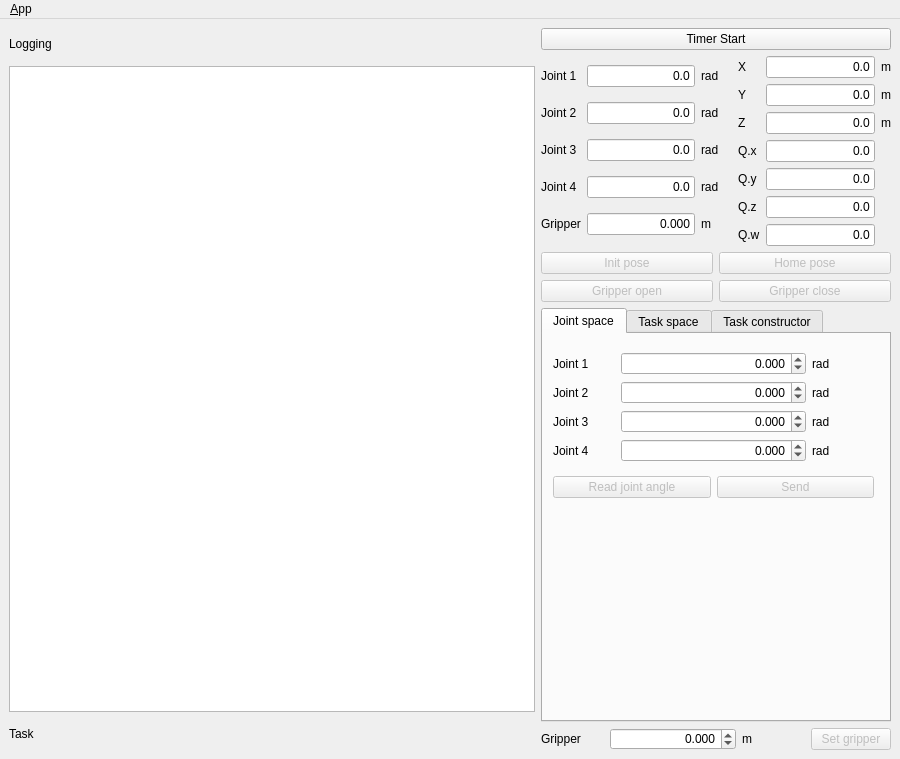
<?xml version="1.0" encoding="UTF-8"?>
<ui version="4.0">
 <class>MainWindowDesign</class>
 <widget class="QMainWindow" name="MainWindowDesign">
  <property name="enabled">
   <bool>true</bool>
  </property>
  <property name="geometry">
   <rect>
    <x>0</x>
    <y>0</y>
    <width>900</width>
    <height>759</height>
   </rect>
  </property>
  <property name="sizePolicy">
   <sizepolicy hsizetype="Preferred" vsizetype="Preferred">
    <horstretch>0</horstretch>
    <verstretch>0</verstretch>
   </sizepolicy>
  </property>
  <property name="minimumSize">
   <size>
    <width>793</width>
    <height>550</height>
   </size>
  </property>
  <property name="maximumSize">
   <size>
    <width>900</width>
    <height>800</height>
   </size>
  </property>
  <property name="windowTitle">
   <string>OpenManipulator control GUI</string>
  </property>
  <property name="windowIcon">
   <iconset>
    <normaloff>:/images/icon.png</normaloff>:/images/icon.png</iconset>
  </property>
  <property name="locale">
   <locale language="English" country="Australia"/>
  </property>
  <widget class="QWidget" name="centralwidget">
   <layout class="QGridLayout" name="gridLayout">
    <item row="0" column="0">
     <layout class="QHBoxLayout" name="horizontalLayout_24" stretch="3,2">
      <item>
       <layout class="QVBoxLayout" name="verticalLayout_11" stretch="1,20,1,25">
        <item>
         <widget class="QLabel" name="label_18">
          <property name="text">
           <string>Logging</string>
          </property>
         </widget>
        </item>
        <item>
         <widget class="QPlainTextEdit" name="plainTextEdit_log">
          <property name="readOnly">
           <bool>true</bool>
          </property>
         </widget>
        </item>
        <item>
         <widget class="QLabel" name="label_75">
          <property name="text">
           <string>Task</string>
          </property>
         </widget>
        </item>
        <item>
         <layout class="QVBoxLayout" name="verticalLayout_19"/>
        </item>
       </layout>
      </item>
      <item>
       <layout class="QVBoxLayout" name="verticalLayout_9" stretch="0,0,0,0,0,0">
        <item>
         <widget class="QPushButton" name="btn_timer_start">
          <property name="text">
           <string>Timer Start</string>
          </property>
         </widget>
        </item>
        <item>
         <layout class="QHBoxLayout" name="horizontalLayout_22"/>
        </item>
        <item>
         <layout class="QHBoxLayout" name="horizontalLayout">
          <item>
           <layout class="QGridLayout" name="gridLayout_3">
            <item row="1" column="0">
             <widget class="QLabel" name="label_5">
              <property name="text">
               <string>Joint 2</string>
              </property>
             </widget>
            </item>
            <item row="4" column="0">
             <widget class="QLabel" name="label_38">
              <property name="text">
               <string>Gripper</string>
              </property>
             </widget>
            </item>
            <item row="1" column="1">
             <widget class="QLineEdit" name="txt_j2">
              <property name="enabled">
               <bool>true</bool>
              </property>
              <property name="layoutDirection">
               <enum>Qt::LeftToRight</enum>
              </property>
              <property name="text">
               <string>0.0</string>
              </property>
              <property name="alignment">
               <set>Qt::AlignRight|Qt::AlignTrailing|Qt::AlignVCenter</set>
              </property>
              <property name="readOnly">
               <bool>true</bool>
              </property>
             </widget>
            </item>
            <item row="1" column="2">
             <widget class="QLabel" name="label_12">
              <property name="text">
               <string>rad</string>
              </property>
             </widget>
            </item>
            <item row="3" column="0">
             <widget class="QLabel" name="label_7">
              <property name="text">
               <string>Joint 4</string>
              </property>
             </widget>
            </item>
            <item row="2" column="2">
             <widget class="QLabel" name="label_13">
              <property name="text">
               <string>rad</string>
              </property>
             </widget>
            </item>
            <item row="3" column="2">
             <widget class="QLabel" name="label_14">
              <property name="text">
               <string>rad</string>
              </property>
             </widget>
            </item>
            <item row="3" column="1">
             <widget class="QLineEdit" name="txt_j4">
              <property name="enabled">
               <bool>true</bool>
              </property>
              <property name="layoutDirection">
               <enum>Qt::LeftToRight</enum>
              </property>
              <property name="text">
               <string>0.0</string>
              </property>
              <property name="alignment">
               <set>Qt::AlignRight|Qt::AlignTrailing|Qt::AlignVCenter</set>
              </property>
              <property name="readOnly">
               <bool>true</bool>
              </property>
             </widget>
            </item>
            <item row="4" column="2">
             <widget class="QLabel" name="label_39">
              <property name="text">
               <string>m</string>
              </property>
             </widget>
            </item>
            <item row="0" column="0">
             <widget class="QLabel" name="label_4">
              <property name="text">
               <string>Joint 1</string>
              </property>
             </widget>
            </item>
            <item row="0" column="1">
             <widget class="QLineEdit" name="txt_j1">
              <property name="enabled">
               <bool>true</bool>
              </property>
              <property name="layoutDirection">
               <enum>Qt::LeftToRight</enum>
              </property>
              <property name="text">
               <string>0.0</string>
              </property>
              <property name="alignment">
               <set>Qt::AlignRight|Qt::AlignTrailing|Qt::AlignVCenter</set>
              </property>
              <property name="readOnly">
               <bool>true</bool>
              </property>
             </widget>
            </item>
            <item row="2" column="1">
             <widget class="QLineEdit" name="txt_j3">
              <property name="enabled">
               <bool>true</bool>
              </property>
              <property name="layoutDirection">
               <enum>Qt::LeftToRight</enum>
              </property>
              <property name="text">
               <string>0.0</string>
              </property>
              <property name="alignment">
               <set>Qt::AlignRight|Qt::AlignTrailing|Qt::AlignVCenter</set>
              </property>
              <property name="readOnly">
               <bool>true</bool>
              </property>
             </widget>
            </item>
            <item row="4" column="1">
             <widget class="QLineEdit" name="txt_grip">
              <property name="enabled">
               <bool>true</bool>
              </property>
              <property name="layoutDirection">
               <enum>Qt::LeftToRight</enum>
              </property>
              <property name="text">
               <string>0.000</string>
              </property>
              <property name="alignment">
               <set>Qt::AlignRight|Qt::AlignTrailing|Qt::AlignVCenter</set>
              </property>
              <property name="readOnly">
               <bool>true</bool>
              </property>
             </widget>
            </item>
            <item row="2" column="0">
             <widget class="QLabel" name="label_6">
              <property name="text">
               <string>Joint 3</string>
              </property>
             </widget>
            </item>
            <item row="0" column="2">
             <widget class="QLabel" name="label_11">
              <property name="text">
               <string>rad</string>
              </property>
             </widget>
            </item>
           </layout>
          </item>
          <item>
           <widget class="QLabel" name="label_2">
            <property name="text">
             <string/>
            </property>
           </widget>
          </item>
          <item>
           <layout class="QGridLayout" name="gridLayout_4">
            <item row="1" column="1">
             <widget class="QLineEdit" name="txt_y">
              <property name="enabled">
               <bool>true</bool>
              </property>
              <property name="layoutDirection">
               <enum>Qt::LeftToRight</enum>
              </property>
              <property name="text">
               <string>0.0</string>
              </property>
              <property name="alignment">
               <set>Qt::AlignRight|Qt::AlignTrailing|Qt::AlignVCenter</set>
              </property>
              <property name="readOnly">
               <bool>true</bool>
              </property>
             </widget>
            </item>
            <item row="3" column="1">
             <widget class="QLineEdit" name="txt_q_x">
              <property name="enabled">
               <bool>true</bool>
              </property>
              <property name="layoutDirection">
               <enum>Qt::LeftToRight</enum>
              </property>
              <property name="text">
               <string>0.0</string>
              </property>
              <property name="alignment">
               <set>Qt::AlignRight|Qt::AlignTrailing|Qt::AlignVCenter</set>
              </property>
              <property name="readOnly">
               <bool>true</bool>
              </property>
             </widget>
            </item>
            <item row="3" column="0">
             <widget class="QLabel" name="label_49">
              <property name="text">
               <string>Q.x</string>
              </property>
             </widget>
            </item>
            <item row="0" column="0">
             <widget class="QLabel" name="label_10">
              <property name="text">
               <string>X</string>
              </property>
             </widget>
            </item>
            <item row="2" column="0">
             <widget class="QLabel" name="label_8">
              <property name="text">
               <string>Z</string>
              </property>
             </widget>
            </item>
            <item row="0" column="1">
             <widget class="QLineEdit" name="txt_x">
              <property name="enabled">
               <bool>true</bool>
              </property>
              <property name="layoutDirection">
               <enum>Qt::LeftToRight</enum>
              </property>
              <property name="text">
               <string>0.0</string>
              </property>
              <property name="alignment">
               <set>Qt::AlignRight|Qt::AlignTrailing|Qt::AlignVCenter</set>
              </property>
              <property name="readOnly">
               <bool>true</bool>
              </property>
             </widget>
            </item>
            <item row="0" column="2">
             <widget class="QLabel" name="label_16">
              <property name="text">
               <string>m</string>
              </property>
             </widget>
            </item>
            <item row="4" column="0">
             <widget class="QLabel" name="label_50">
              <property name="text">
               <string>Q.y</string>
              </property>
             </widget>
            </item>
            <item row="1" column="0">
             <widget class="QLabel" name="label_9">
              <property name="text">
               <string>Y</string>
              </property>
             </widget>
            </item>
            <item row="5" column="1">
             <widget class="QLineEdit" name="txt_q_z">
              <property name="enabled">
               <bool>true</bool>
              </property>
              <property name="layoutDirection">
               <enum>Qt::LeftToRight</enum>
              </property>
              <property name="text">
               <string>0.0</string>
              </property>
              <property name="alignment">
               <set>Qt::AlignRight|Qt::AlignTrailing|Qt::AlignVCenter</set>
              </property>
              <property name="readOnly">
               <bool>true</bool>
              </property>
             </widget>
            </item>
            <item row="5" column="0">
             <widget class="QLabel" name="label_51">
              <property name="text">
               <string>Q.z</string>
              </property>
             </widget>
            </item>
            <item row="2" column="1">
             <widget class="QLineEdit" name="txt_z">
              <property name="enabled">
               <bool>true</bool>
              </property>
              <property name="layoutDirection">
               <enum>Qt::LeftToRight</enum>
              </property>
              <property name="text">
               <string>0.0</string>
              </property>
              <property name="alignment">
               <set>Qt::AlignRight|Qt::AlignTrailing|Qt::AlignVCenter</set>
              </property>
              <property name="readOnly">
               <bool>true</bool>
              </property>
             </widget>
            </item>
            <item row="4" column="1">
             <widget class="QLineEdit" name="txt_q_y">
              <property name="enabled">
               <bool>true</bool>
              </property>
              <property name="layoutDirection">
               <enum>Qt::LeftToRight</enum>
              </property>
              <property name="text">
               <string>0.0</string>
              </property>
              <property name="alignment">
               <set>Qt::AlignRight|Qt::AlignTrailing|Qt::AlignVCenter</set>
              </property>
              <property name="readOnly">
               <bool>true</bool>
              </property>
             </widget>
            </item>
            <item row="6" column="0">
             <widget class="QLabel" name="label_52">
              <property name="text">
               <string>Q.w</string>
              </property>
             </widget>
            </item>
            <item row="6" column="1">
             <widget class="QLineEdit" name="txt_q_w">
              <property name="enabled">
               <bool>true</bool>
              </property>
              <property name="layoutDirection">
               <enum>Qt::LeftToRight</enum>
              </property>
              <property name="text">
               <string>0.0</string>
              </property>
              <property name="alignment">
               <set>Qt::AlignRight|Qt::AlignTrailing|Qt::AlignVCenter</set>
              </property>
              <property name="readOnly">
               <bool>true</bool>
              </property>
             </widget>
            </item>
            <item row="1" column="2">
             <widget class="QLabel" name="label_17">
              <property name="text">
               <string>m</string>
              </property>
             </widget>
            </item>
            <item row="2" column="2">
             <widget class="QLabel" name="label_15">
              <property name="text">
               <string>m</string>
              </property>
             </widget>
            </item>
           </layout>
          </item>
         </layout>
        </item>
        <item>
         <layout class="QVBoxLayout" name="verticalLayout_3">
          <item>
           <layout class="QHBoxLayout" name="horizontalLayout_3">
            <item>
             <widget class="QPushButton" name="btn_init_pose">
              <property name="enabled">
               <bool>false</bool>
              </property>
              <property name="text">
               <string>Init pose</string>
              </property>
             </widget>
            </item>
            <item>
             <widget class="QPushButton" name="btn_home_pose">
              <property name="enabled">
               <bool>false</bool>
              </property>
              <property name="text">
               <string>Home pose</string>
              </property>
             </widget>
            </item>
           </layout>
          </item>
          <item>
           <layout class="QHBoxLayout" name="horizontalLayout_4">
            <item>
             <widget class="QPushButton" name="btn_gripper_open">
              <property name="enabled">
               <bool>false</bool>
              </property>
              <property name="text">
               <string>Gripper open</string>
              </property>
             </widget>
            </item>
            <item>
             <widget class="QPushButton" name="btn_gripper_close">
              <property name="enabled">
               <bool>false</bool>
              </property>
              <property name="text">
               <string>Gripper close</string>
              </property>
             </widget>
            </item>
           </layout>
          </item>
         </layout>
        </item>
        <item>
         <widget class="QTabWidget" name="tabWidget">
          <property name="minimumSize">
           <size>
            <width>348</width>
            <height>348</height>
           </size>
          </property>
          <property name="currentIndex">
           <number>0</number>
          </property>
          <widget class="QWidget" name="tab_js">
           <property name="enabled">
            <bool>true</bool>
           </property>
           <property name="tabletTracking">
            <bool>false</bool>
           </property>
           <attribute name="title">
            <string>Joint space</string>
           </attribute>
           <widget class="QWidget" name="verticalLayoutWidget">
            <property name="geometry">
             <rect>
              <x>10</x>
              <y>10</y>
              <width>321</width>
              <height>162</height>
             </rect>
            </property>
            <layout class="QVBoxLayout" name="verticalLayout_4">
             <item>
              <layout class="QGridLayout" name="gridLayout_2" columnstretch="1,3,1">
               <item row="2" column="1">
                <widget class="QDoubleSpinBox" name="doubleSpinBox_j3">
                 <property name="alignment">
                  <set>Qt::AlignRight|Qt::AlignTrailing|Qt::AlignVCenter</set>
                 </property>
                 <property name="decimals">
                  <number>3</number>
                 </property>
                 <property name="minimum">
                  <double>-3.140000000000000</double>
                 </property>
                 <property name="maximum">
                  <double>3.140000000000000</double>
                 </property>
                 <property name="singleStep">
                  <double>0.050000000000000</double>
                 </property>
                </widget>
               </item>
               <item row="1" column="2">
                <widget class="QLabel" name="label_23">
                 <property name="text">
                  <string>rad</string>
                 </property>
                </widget>
               </item>
               <item row="3" column="2">
                <widget class="QLabel" name="label_22">
                 <property name="text">
                  <string>rad</string>
                 </property>
                </widget>
               </item>
               <item row="0" column="1">
                <widget class="QDoubleSpinBox" name="doubleSpinBox_j1">
                 <property name="alignment">
                  <set>Qt::AlignRight|Qt::AlignTrailing|Qt::AlignVCenter</set>
                 </property>
                 <property name="decimals">
                  <number>3</number>
                 </property>
                 <property name="minimum">
                  <double>-3.140000000000000</double>
                 </property>
                 <property name="maximum">
                  <double>3.140000000000000</double>
                 </property>
                 <property name="singleStep">
                  <double>0.050000000000000</double>
                 </property>
                </widget>
               </item>
               <item row="3" column="1">
                <widget class="QDoubleSpinBox" name="doubleSpinBox_j4">
                 <property name="alignment">
                  <set>Qt::AlignRight|Qt::AlignTrailing|Qt::AlignVCenter</set>
                 </property>
                 <property name="decimals">
                  <number>3</number>
                 </property>
                 <property name="minimum">
                  <double>-3.140000000000000</double>
                 </property>
                 <property name="maximum">
                  <double>3.140000000000000</double>
                 </property>
                 <property name="singleStep">
                  <double>0.050000000000000</double>
                 </property>
                </widget>
               </item>
               <item row="2" column="0">
                <widget class="QLabel" name="label_19">
                 <property name="text">
                  <string>Joint 3</string>
                 </property>
                </widget>
               </item>
               <item row="2" column="2">
                <widget class="QLabel" name="label_21">
                 <property name="text">
                  <string>rad</string>
                 </property>
                </widget>
               </item>
               <item row="0" column="2">
                <widget class="QLabel" name="label_61">
                 <property name="text">
                  <string>rad</string>
                 </property>
                </widget>
               </item>
               <item row="1" column="0">
                <widget class="QLabel" name="label_24">
                 <property name="text">
                  <string>Joint 2</string>
                 </property>
                </widget>
               </item>
               <item row="1" column="1">
                <widget class="QDoubleSpinBox" name="doubleSpinBox_j2">
                 <property name="alignment">
                  <set>Qt::AlignRight|Qt::AlignTrailing|Qt::AlignVCenter</set>
                 </property>
                 <property name="decimals">
                  <number>3</number>
                 </property>
                 <property name="minimum">
                  <double>-3.140000000000000</double>
                 </property>
                 <property name="maximum">
                  <double>3.140000000000000</double>
                 </property>
                 <property name="singleStep">
                  <double>0.050000000000000</double>
                 </property>
                </widget>
               </item>
               <item row="3" column="0">
                <widget class="QLabel" name="label_20">
                 <property name="text">
                  <string>Joint 4</string>
                 </property>
                </widget>
               </item>
               <item row="0" column="0">
                <widget class="QLabel" name="label_26">
                 <property name="text">
                  <string>Joint 1</string>
                 </property>
                </widget>
               </item>
              </layout>
             </item>
             <item>
              <layout class="QHBoxLayout" name="horizontalLayout_13">
               <item>
                <widget class="QPushButton" name="btn_read_joint_angle">
                 <property name="enabled">
                  <bool>false</bool>
                 </property>
                 <property name="text">
                  <string>Read joint angle</string>
                 </property>
                </widget>
               </item>
               <item>
                <widget class="QPushButton" name="btn_send_joint_angle">
                 <property name="enabled">
                  <bool>false</bool>
                 </property>
                 <property name="text">
                  <string>Send</string>
                 </property>
                </widget>
               </item>
              </layout>
             </item>
            </layout>
           </widget>
          </widget>
          <widget class="QWidget" name="tab_cs">
           <attribute name="title">
            <string>Task space</string>
           </attribute>
           <widget class="QWidget" name="horizontalLayoutWidget_30">
            <property name="geometry">
             <rect>
              <x>10</x>
              <y>10</y>
              <width>321</width>
              <height>222</height>
             </rect>
            </property>
            <layout class="QHBoxLayout" name="horizontalLayout_32" stretch="0,0,2">
             <item>
              <layout class="QGridLayout" name="gridLayout_5">
               <item row="0" column="0">
                <widget class="QLabel" name="label_29">
                 <property name="text">
                  <string>X </string>
                 </property>
                </widget>
               </item>
               <item row="1" column="0">
                <widget class="QLabel" name="label_32">
                 <property name="text">
                  <string>Y</string>
                 </property>
                </widget>
               </item>
               <item row="1" column="2">
                <widget class="QLabel" name="label_27">
                 <property name="text">
                  <string>m</string>
                 </property>
                </widget>
               </item>
               <item row="0" column="2">
                <widget class="QLabel" name="label_31">
                 <property name="text">
                  <string>m</string>
                 </property>
                </widget>
               </item>
               <item row="3" column="0">
                <widget class="QLabel" name="label_35">
                 <property name="text">
                  <string>Q.x</string>
                 </property>
                </widget>
               </item>
               <item row="4" column="1">
                <widget class="QDoubleSpinBox" name="doubleSpinBox_q_y">
                 <property name="decimals">
                  <number>3</number>
                 </property>
                 <property name="minimum">
                  <double>-1.000000000000000</double>
                 </property>
                 <property name="maximum">
                  <double>1.000000000000000</double>
                 </property>
                 <property name="singleStep">
                  <double>0.010000000000000</double>
                 </property>
                </widget>
               </item>
               <item row="2" column="1">
                <widget class="QDoubleSpinBox" name="doubleSpinBox_z">
                 <property name="decimals">
                  <number>3</number>
                 </property>
                 <property name="minimum">
                  <double>-1.000000000000000</double>
                 </property>
                 <property name="maximum">
                  <double>1.000000000000000</double>
                 </property>
                 <property name="singleStep">
                  <double>0.010000000000000</double>
                 </property>
                </widget>
               </item>
               <item row="1" column="1">
                <widget class="QDoubleSpinBox" name="doubleSpinBox_y">
                 <property name="decimals">
                  <number>3</number>
                 </property>
                 <property name="minimum">
                  <double>-1.000000000000000</double>
                 </property>
                 <property name="maximum">
                  <double>1.000000000000000</double>
                 </property>
                 <property name="singleStep">
                  <double>0.010000000000000</double>
                 </property>
                </widget>
               </item>
               <item row="2" column="0">
                <widget class="QLabel" name="label_30">
                 <property name="text">
                  <string>Z</string>
                 </property>
                </widget>
               </item>
               <item row="0" column="1">
                <widget class="QDoubleSpinBox" name="doubleSpinBox_x">
                 <property name="decimals">
                  <number>3</number>
                 </property>
                 <property name="minimum">
                  <double>-1.000000000000000</double>
                 </property>
                 <property name="maximum">
                  <double>1.000000000000000</double>
                 </property>
                 <property name="singleStep">
                  <double>0.010000000000000</double>
                 </property>
                </widget>
               </item>
               <item row="4" column="0">
                <widget class="QLabel" name="label_53">
                 <property name="text">
                  <string>Q.y</string>
                 </property>
                </widget>
               </item>
               <item row="5" column="1">
                <widget class="QDoubleSpinBox" name="doubleSpinBox_q_z">
                 <property name="decimals">
                  <number>3</number>
                 </property>
                 <property name="minimum">
                  <double>-1.000000000000000</double>
                 </property>
                 <property name="maximum">
                  <double>1.000000000000000</double>
                 </property>
                 <property name="singleStep">
                  <double>0.010000000000000</double>
                 </property>
                </widget>
               </item>
               <item row="3" column="1">
                <widget class="QDoubleSpinBox" name="doubleSpinBox_q_x">
                 <property name="decimals">
                  <number>3</number>
                 </property>
                 <property name="minimum">
                  <double>-1.000000000000000</double>
                 </property>
                 <property name="maximum">
                  <double>1.000000000000000</double>
                 </property>
                 <property name="singleStep">
                  <double>0.010000000000000</double>
                 </property>
                </widget>
               </item>
               <item row="5" column="0">
                <widget class="QLabel" name="label_54">
                 <property name="text">
                  <string>Q.z</string>
                 </property>
                </widget>
               </item>
               <item row="6" column="0">
                <widget class="QLabel" name="label_55">
                 <property name="text">
                  <string>Q.w</string>
                 </property>
                </widget>
               </item>
               <item row="6" column="1">
                <widget class="QDoubleSpinBox" name="doubleSpinBox_q_w">
                 <property name="decimals">
                  <number>3</number>
                 </property>
                 <property name="minimum">
                  <double>-1.000000000000000</double>
                 </property>
                 <property name="maximum">
                  <double>1.000000000000000</double>
                 </property>
                 <property name="singleStep">
                  <double>0.010000000000000</double>
                 </property>
                </widget>
               </item>
               <item row="2" column="2">
                <widget class="QLabel" name="label_28">
                 <property name="text">
                  <string>m</string>
                 </property>
                </widget>
               </item>
              </layout>
             </item>
             <item>
              <widget class="QLabel" name="label_3">
               <property name="text">
                <string/>
               </property>
              </widget>
             </item>
             <item>
              <layout class="QVBoxLayout" name="verticalLayout_17" stretch="1,2">
               <item>
                <layout class="QVBoxLayout" name="verticalLayout_14" stretch="0,0,0,0,0">
                 <item>
                  <widget class="QLabel" name="label_57">
                   <property name="autoFillBackground">
                    <bool>false</bool>
                   </property>
                   <property name="text">
                    <string>position_tol</string>
                   </property>
                  </widget>
                 </item>
                 <item>
                  <widget class="QDoubleSpinBox" name="doubleSpinBox_position_tol">
                   <property name="alignment">
                    <set>Qt::AlignRight|Qt::AlignTrailing|Qt::AlignVCenter</set>
                   </property>
                   <property name="decimals">
                    <number>3</number>
                   </property>
                   <property name="minimum">
                    <double>0.000000000000000</double>
                   </property>
                   <property name="maximum">
                    <double>1.000000000000000</double>
                   </property>
                   <property name="singleStep">
                    <double>0.010000000000000</double>
                   </property>
                   <property name="value">
                    <double>0.050000000000000</double>
                   </property>
                  </widget>
                 </item>
                 <item>
                  <widget class="QLabel" name="label_56">
                   <property name="text">
                    <string>orientation_tol</string>
                   </property>
                  </widget>
                 </item>
                 <item>
                  <widget class="QDoubleSpinBox" name="doubleSpinBox_orientation_tol">
                   <property name="alignment">
                    <set>Qt::AlignRight|Qt::AlignTrailing|Qt::AlignVCenter</set>
                   </property>
                   <property name="decimals">
                    <number>3</number>
                   </property>
                   <property name="minimum">
                    <double>0.000000000000000</double>
                   </property>
                   <property name="maximum">
                    <double>1.000000000000000</double>
                   </property>
                   <property name="singleStep">
                    <double>0.010000000000000</double>
                   </property>
                   <property name="value">
                    <double>0.050000000000000</double>
                   </property>
                  </widget>
                 </item>
                 <item>
                  <widget class="QCheckBox" name="checkBox">
                   <property name="text">
                    <string>position only</string>
                   </property>
                   <property name="checked">
                    <bool>true</bool>
                   </property>
                  </widget>
                 </item>
                </layout>
               </item>
               <item>
                <layout class="QVBoxLayout" name="verticalLayout_16" stretch="1,1">
                 <item>
                  <widget class="QPushButton" name="btn_read_kinematic_pose">
                   <property name="enabled">
                    <bool>false</bool>
                   </property>
                   <property name="text">
                    <string>Read kinematic pose</string>
                   </property>
                  </widget>
                 </item>
                 <item>
                  <widget class="QPushButton" name="btn_send_kinematic_pose">
                   <property name="enabled">
                    <bool>false</bool>
                   </property>
                   <property name="text">
                    <string>Send</string>
                   </property>
                  </widget>
                 </item>
                </layout>
               </item>
              </layout>
             </item>
            </layout>
           </widget>
          </widget>
          <widget class="QWidget" name="Task_constructor">
           <attribute name="title">
            <string>Task constructor</string>
           </attribute>
           <widget class="QWidget" name="verticalLayoutWidget_19">
            <property name="geometry">
             <rect>
              <x>10</x>
              <y>10</y>
              <width>321</width>
              <height>231</height>
             </rect>
            </property>
            <layout class="QVBoxLayout" name="verticalLayout_20" stretch="3,1,3">
             <item>
              <widget class="QPushButton" name="btn_save_pose">
               <property name="text">
                <string>Save pose</string>
               </property>
              </widget>
             </item>
             <item>
              <layout class="QVBoxLayout" name="verticalLayout_18">
               <item>
                <layout class="QHBoxLayout" name="horizontalLayout_35">
                 <item>
                  <layout class="QHBoxLayout" name="horizontalLayout_33">
                   <item>
                    <widget class="QLabel" name="label">
                     <property name="text">
                      <string>Iters</string>
                     </property>
                    </widget>
                   </item>
                   <item>
                    <widget class="QSpinBox" name="txt_rap">
                     <property name="maximum">
                      <number>999</number>
                     </property>
                     <property name="value">
                      <number>1</number>
                     </property>
                    </widget>
                   </item>
                  </layout>
                 </item>
                 <item>
                  <widget class="QPushButton" name="btn_play">
                   <property name="text">
                    <string>Play</string>
                   </property>
                  </widget>
                 </item>
                </layout>
               </item>
               <item>
                <layout class="QHBoxLayout" name="horizontalLayout_36">
                 <item>
                  <widget class="QPushButton" name="btn_read_task">
                   <property name="enabled">
                    <bool>true</bool>
                   </property>
                   <property name="text">
                    <string>Read task</string>
                   </property>
                  </widget>
                 </item>
                 <item>
                  <widget class="QPushButton" name="btn_stop">
                   <property name="text">
                    <string>Stop</string>
                   </property>
                  </widget>
                 </item>
                </layout>
               </item>
              </layout>
             </item>
             <item>
              <widget class="QPushButton" name="btn_reset_task">
               <property name="text">
                <string>Reset task</string>
               </property>
              </widget>
             </item>
            </layout>
           </widget>
          </widget>
         </widget>
        </item>
        <item>
         <layout class="QHBoxLayout" name="horizontalLayout_23" stretch="1,2,1,0">
          <item>
           <widget class="QLabel" name="label_37">
            <property name="text">
             <string>Gripper</string>
            </property>
           </widget>
          </item>
          <item>
           <widget class="QDoubleSpinBox" name="doubleSpinBox_gripper">
            <property name="minimumSize">
             <size>
              <width>0</width>
              <height>4</height>
             </size>
            </property>
            <property name="alignment">
             <set>Qt::AlignRight|Qt::AlignTrailing|Qt::AlignVCenter</set>
            </property>
            <property name="decimals">
             <number>3</number>
            </property>
            <property name="minimum">
             <double>-1.135000000000000</double>
            </property>
            <property name="maximum">
             <double>1.135000000000000</double>
            </property>
            <property name="singleStep">
             <double>0.002000000000000</double>
            </property>
            <property name="value">
             <double>0.000000000000000</double>
            </property>
           </widget>
          </item>
          <item>
           <widget class="QLabel" name="label_40">
            <property name="text">
             <string>m</string>
            </property>
           </widget>
          </item>
          <item>
           <widget class="QPushButton" name="btn_set_gripper">
            <property name="enabled">
             <bool>false</bool>
            </property>
            <property name="text">
             <string>Set gripper</string>
            </property>
           </widget>
          </item>
         </layout>
        </item>
       </layout>
      </item>
     </layout>
    </item>
   </layout>
  </widget>
  <widget class="QMenuBar" name="menubar">
   <property name="geometry">
    <rect>
     <x>0</x>
     <y>0</y>
     <width>900</width>
     <height>22</height>
    </rect>
   </property>
   <widget class="QMenu" name="menu_File">
    <property name="title">
     <string>&amp;App</string>
    </property>
    <addaction name="action_Preferences"/>
    <addaction name="separator"/>
    <addaction name="actionAbout"/>
    <addaction name="actionAbout_Qt"/>
    <addaction name="separator"/>
    <addaction name="action_Quit"/>
   </widget>
   <addaction name="menu_File"/>
  </widget>
  <action name="action_Quit">
   <property name="text">
    <string>&amp;Quit</string>
   </property>
   <property name="shortcut">
    <string>Ctrl+Q</string>
   </property>
   <property name="shortcutContext">
    <enum>Qt::ApplicationShortcut</enum>
   </property>
  </action>
  <action name="action_Preferences">
   <property name="text">
    <string>&amp;Preferences</string>
   </property>
  </action>
  <action name="actionAbout">
   <property name="text">
    <string>&amp;About</string>
   </property>
  </action>
  <action name="actionAbout_Qt">
   <property name="text">
    <string>About &amp;Qt</string>
   </property>
  </action>
 </widget>
 <resources/>
 <connections>
  <connection>
   <sender>action_Quit</sender>
   <signal>triggered()</signal>
   <receiver>MainWindowDesign</receiver>
   <slot>close()</slot>
   <hints>
    <hint type="sourcelabel">
     <x>-1</x>
     <y>-1</y>
    </hint>
    <hint type="destinationlabel">
     <x>399</x>
     <y>299</y>
    </hint>
   </hints>
  </connection>
 </connections>
</ui>
